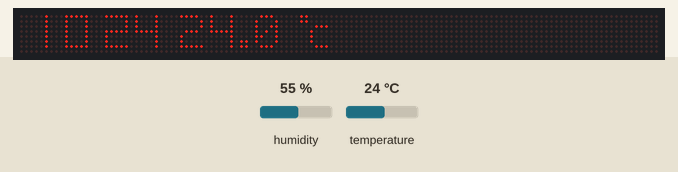
Recording of a sketch running on a simulated Arduino Uno, built with avr-gcc and run on an emulated ATmega328P. On the bench: 128×8 LED matrix. Inputs (shaded band) come from the test bench; at power-on: humidity 55 %, temperature 24 °C. The local clock reads 2024-03-15 10:24:30 at power-on unless the sketch sets it.

Above: at 4.04 s.
4.1 s: humidity set to 40 %
At 6.59 s:
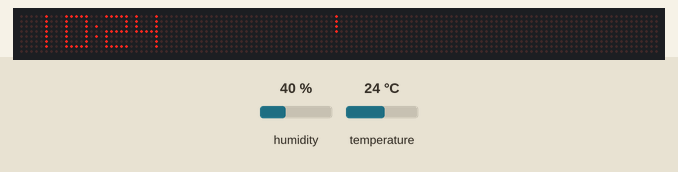
17.7 s: temperature set to 12 °C
At 22.86 s:
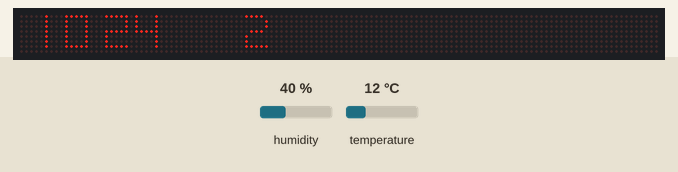
24.1 s: humidity set to 68 %
At 28.73 s:
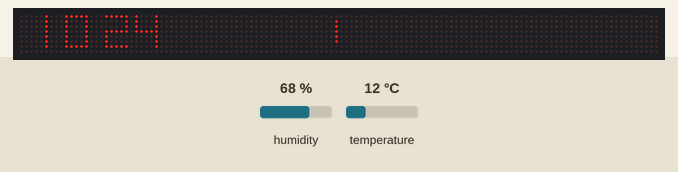

The sketch:

Reloj_temp_bt.ino
```cpp
#include <SoftwareSerial.h>
SoftwareSerial bt(3, 4);

// Header file includes
#include <MD_Parola.h>
#include <MD_MAX72xx.h>
#include <SPI.h>

#include "Font_Data.h"

#define USE_DS1307 1

// Define the number of devices we have in the chain and the hardware interface
// NOTE: These pin numbers will probably not work with your hardware and may
// need to be adapted
#define HARDWARE_TYPE MD_MAX72XX::FC16_HW
#define MAX_DEVICES 16

#define CLK_PIN   13
#define DATA_PIN  11
#define CS_PIN    10


#include <DHT.h> //"DHT.h"
#define DHTPIN 2 //Conectamos el Sensor al pin digital 2
#define DHTTYPE DHT11
DHT dht(DHTPIN, DHTTYPE);


#if USE_DS1307
#include <MD_DS1307.h>
#include <Wire.h>
#endif

// Hardware SPI connection
MD_Parola P = MD_Parola(HARDWARE_TYPE, CS_PIN, MAX_DEVICES);
// Arbitrary output pins
// MD_Parola P = MD_Parola(HARDWARE_TYPE, DATA_PIN, CLK_PIN, CS_PIN, MAX_DEVICES);

#define SPEED_TIME  75
#define PAUSE_TIME  0

#define MAX_MESG  50

// Scrolling parameters

uint8_t scrollSpeed = 40;    // default frame delay value
textEffect_t scrollEffect = PA_SCROLL_LEFT;
textPosition_t scrollAlign = PA_LEFT;
uint16_t scrollPause = 2; // in milliseconds

// Global message buffers shared by Serial and Scrolling functions
#define  BUF_SIZE  75
char curMessage[BUF_SIZE] = { "" };
char newMessage[BUF_SIZE] = { "" };
bool newMessageAvailable = true;


// Global variables
float temp;
float Humi;
char szTime[9];    // mm:ss\0
char szMesg[MAX_MESG+1] = "";

uint8_t degC[] = { 6, 3, 3, 56, 68, 68, 68 }; // Deg C
uint8_t degF[] = { 6, 3, 3, 124, 20, 20, 4 }; // Deg F

char *mon2str(uint8_t mon, char *psz, uint8_t len)
// Get a label from PROGMEM into a char array
{
  static const char str[][4] PROGMEM =
  {
    "Ene", "Feb", "Mar", "Abr", "May", "Jun",
    "Jul", "Ago", "Sep", "Oct", "Nov", "Dic"
  };

  *psz = '\0';
  mon--;
  if (mon < 12)
  {
    strncpy_P(psz, str[mon], len);
    psz[len] = '\0';
  }

  return(psz);
}

char *dow2str(uint8_t code, char *psz, uint8_t len)
{
  static const char str[][10] PROGMEM =
  {
    "Lunes", "Martes",
    "Miercoles", "Jueves", "Viernes", "Sabado", "Domingo",

  };

  *psz = '\0';
  code--;
  if (code < 7)
  {
    strncpy_P(psz, str[code], len);
    psz[len] = '\0';
  }

  return(psz);
}

void getTime(char *psz, bool f = true)
// Code for reading clock time
{
#if	USE_DS1307
  RTC.readTime();
  sprintf(psz, "%02d%c%02d", RTC.h, (f ? ':' : ' '), RTC.m);
#else
  uint16_t  h, m, s;

  s = millis()/1000;
  m = s/60;
  h = m/60;
  m %= 60;
  s %= 60;
  sprintf(psz, "%02d%c%02d", h, (f ? ':' : ' '), m);
#endif
}

void getDate(char *psz)
// Code for reading clock date
{
#if	USE_DS1307
  char  szBuf[10];

  RTC.readTime();
  sprintf(psz, "%d %s %04d", RTC.dd, mon2str(RTC.mm, szBuf, sizeof(szBuf)-1), RTC.yyyy);
#else
  strcpy(szMesg, "2 Nov 2019");
#endif
}

void readSerial(void)
{
  static char *cp = newMessage;

  while (bt.available())
  {
    *cp = (char)bt.read();
    if ((*cp == '\n') || (cp - newMessage >= BUF_SIZE-2)) // end of message character or full buffer
    {
      *cp = '\0'; // end the string
      // restart the index for next filling spree and flag we have a message waiting
      cp = newMessage;
      newMessageAvailable = true;
    }
    else  // move char pointer to next position
      cp++;
  }
}

void setup(void)
{
  bt.begin(9600);
  bt.print("\n[Parola Scrolling Display]\nType a message for the scrolling display\nEnd message line with a newline");

  P.displayText(curMessage, scrollAlign, scrollSpeed, scrollPause, scrollEffect, scrollEffect);
  P.begin(3);
  P.setInvert(false);

  P.setZone(0, 8, 11);
  P.setZone(1, 12, 15);
  P.setZone(2, 0, 7);
  P.setFont(1, numeric7Seg);

  P.displayZoneText(1, szTime, PA_CENTER, SPEED_TIME, PAUSE_TIME, PA_PRINT, PA_NO_EFFECT);
  P.displayZoneText(0, szMesg, PA_CENTER, SPEED_TIME, 0, PA_SCROLL_LEFT, PA_SCROLL_LEFT);
  P.displayZoneText(2, curMessage,  scrollAlign, scrollSpeed, scrollPause, scrollEffect, scrollEffect);

  P.addChar('$', degC);
  P.addChar('&', degF);

#if USE_DS1307
  RTC.control(DS1307_CLOCK_HALT, DS1307_OFF);
  RTC.control(DS1307_12H, DS1307_OFF);
#endif

  getTime(szTime);
}

void loop(void)
{

  static uint32_t lastTime = 0; // millis() memory
  static uint8_t  display = 0;  // current display mode
  static bool flasher = false;  // seconds passing flasher
  temp = dht.readTemperature();
  Humi = dht.readHumidity();
  P.displayAnimate();

  if (P.getZoneStatus(0))
  {
    switch (display)
    {
      case 0: // Temperature deg C
        P.setTextEffect(0, PA_OPENING, PA_SCROLL_UP_LEFT);
        display++;


        {
          dtostrf(temp, 3, 0, szMesg);
          strcat(szMesg, "$");

        }

        break;

      case 1: // Temperature deg F
        P.setTextEffect(0, PA_SCROLL_LEFT, PA_SCROLL_LEFT);
        display++;

        {
          dtostrf(temp, 3, 1, szMesg);
          strcat(szMesg, " $");
        }


        break;

      case 2: // Relative Humidity
        P.setTextEffect(0, PA_SCROLL_LEFT, PA_SCROLL_LEFT);
        display++;

        {
          dtostrf(Humi, 3, 0, szMesg);
          strcat(szMesg, "% RH");
        }

        break;

      case 3: // day of week
        P.setTextEffect(0, PA_SCROLL_LEFT, PA_SCROLL_LEFT);
        display++;
#if	USE_DS1307
        dow2str(RTC.dow, szMesg, MAX_MESG);
#else
        dow2str(4, szMesg, MAX_MESG);
#endif
        break;

      default:  // Calendar
        P.setTextEffect(0, PA_SCROLL_LEFT, PA_SCROLL_LEFT);
        display = 0;
        getDate(szMesg);
        break;
    }
     if (P.displayAnimate())
     {
      if (bt.available())

    bt.write(bt.read());

    if (newMessageAvailable)
    {
      strcpy(curMessage, newMessage);
      newMessageAvailable = false;
    }

    P.displayReset();
  }
  readSerial();
  // Finally, adjust the time string if we have to
  if (millis() - lastTime >= 1000)
  {
    lastTime = millis();
    getTime(szTime, flasher);
    flasher = !flasher;

    P.displayReset();
  }
 }
}
```

Font_Data.h
```cpp
// Data file for user example user defined fonts
#ifndef FONTDATA_H
#define FONTDATA_H

MD_MAX72XX::fontType_t numeric7Seg[] PROGMEM =
{
	0,		// 0
	0,		// 1
	0,		// 2
	0,		// 3
	0,		// 4
	0,		// 5
	0,		// 6
	0,		// 7
	0,		// 8
	0,		// 9
	0,		// 10
	0,		// 11
	0,		// 12
	0,		// 13
	0,		// 14
	0,		// 15
	0,		// 16
	0,		// 17
	0,		// 18
	0,		// 19
	0,		// 20
	0,		// 21
	0,		// 22
	0,		// 23
	0,		// 24
	0,		// 25
	0,		// 26
	0,		// 27
	0,		// 28
	0,		// 29
	0,		// 30
	0,		// 31
	1, 0,		// 32 - 'Space'
	0,		// 33 - '!'
	0,		// 34 - '"'
	0,		// 35 - '#'
	0,  	// 36 - '$'
	0,		// 37 - '%'
	0,		// 38 - '&'
	0,		// 39 - '''
	0,		// 40 - '('
	0,		// 41 - ')'
	0,		// 42 - '*'
	0,		// 43 - '+'
	0,		// 44 - ','
	0,		// 45 - '-'
	1, 64,		// 46 - '.'
	0,		// 47 - '/'
	5, 127, 65, 65, 65, 127,	// 48 - '0'
	5, 0, 0, 127, 0, 0,			// 49 - '1'
	5, 121, 73, 73, 73, 79,		// 50 - '2'
	5, 73, 73, 73, 73, 127,		// 51 - '3'
	5, 15, 8, 8, 8, 127,		// 52 - '4'
	5, 79, 73, 73, 73, 121,		// 53 - '5'
	5, 127, 73, 73, 73, 121,	// 54 - '6'
	5, 1, 1, 1, 1, 127, 		// 55 - '7'
	5, 127, 73, 73, 73, 127,	// 56 - '8'
	5, 79, 73, 73, 73, 127, 	// 57 - '9'
	1, 20,		// 58 - ':'
	0,		// 59 - ';'
	0,		// 60 - '<'
	0,		// 61 - '='
	0,		// 62 - '>'
	0,		// 63 - '?'
	0,		// 64 - '@'
	5, 127, 9, 9, 9, 127,		// 65 - 'A'
	5, 127, 73, 73, 73, 54,		// 66 - 'B'
	5, 127, 65, 65, 65, 65,		// 67 - 'C'
	5, 127, 65, 65, 65, 62,		// 68 - 'D'
	5, 127, 73, 73, 73, 73,		// 69 - 'E'
	5, 127, 9, 9, 9, 9,			// 70 - 'F'
	0,		// 71 - 'G'
	0,		// 72 - 'H'
	0,		// 73 - 'I'
	0,		// 74 - 'J'
	0,		// 75 - 'K'
	0,		// 76 - 'L'
	0,		// 77 - 'M'
	0,		// 78 - 'N'
	0,		// 79 - 'O'
	0,		// 80 - 'P'
	0,		// 81 - 'Q'
	0,		// 82 - 'R'
	0,		// 83 - 'S'
	0,		// 84 - 'T'
	0,		// 85 - 'U'
	0,		// 86 - 'V'
	0,		// 87 - 'W'
	0,		// 88 - 'X'
	0,		// 89 - 'Y'
	0,		// 90 - 'Z'
	0,		// 91 - '['
	0,		// 92 - '\'
	0,		// 93 - ']'
	0,		// 94 - '^'
	0,		// 95 - '_'
	0,		// 96 - '`'
	5, 127, 9, 9, 9, 127,		// 97 - 'a'
	5, 127, 73, 73, 73, 54,		// 98 - 'b'
	5, 127, 65, 65, 65, 65,		// 99 - 'c'
	5, 127, 65, 65, 65, 62,		// 100 - 'd'
	5, 127, 73, 73, 73, 73,		// 101 - 'e'
	5, 127, 9, 9, 9, 9, 		// 102 - 'f'
	0,		// 103 - 'g'
	0,		// 104 - 'h'
	0,		// 105 - 'i'
	0,		// 106 - 'j'
	0,		// 107 - 'k'
	0,		// 108 - 'l'
	0,		// 109 - 'm'
	0,		// 110 - 'n'
	0,		// 111 - 'o'
	0,		// 112 - 'p'
	0,		// 113 - 'q'
	0,		// 114 - 'r'
	0,		// 115 - 's'
	0,		// 116 - 't'
	0,		// 117 - 'u'
	0,		// 118 - 'v'
	0,		// 119 - 'w'
	0,		// 120 - 'x'
	0,		// 121 - 'y'
	0,		// 122 - 'z'
	0,		// 123 - '{'
	1, 127,		// 124 - '|'
	0,		// 125
	0,		// 126
	0,		// 127
	0,		// 128
	0,		// 129
	0,		// 130
	0,		// 131
	0,		// 132
	0,		// 133
	0,		// 134
	0,		// 135
	0,		// 136
	0,		// 137
	0,		// 138
	0,		// 139
	0,		// 140
	0,		// 141
	0,		// 142
	0,		// 143
	0,		// 144
	0,		// 145
	0,		// 146
	0,		// 147
	0,		// 148
	0,		// 149
	0,		// 150
	0,		// 151
	0,		// 152
	0,		// 153
	0,		// 154
	0,		// 155
	0,		// 156
	0,		// 157
	0,		// 158
	0,		// 159
	0,		// 160
	0,		// 161
	0,		// 162
	0,		// 163
	0,		// 164
	0,		// 165
	0,		// 166
	0,		// 167
	0,		// 168
	0,		// 169
	0,		// 170
	0,		// 171
	0,		// 172
	0,		// 173
	0,		// 174
	0,		// 175
	0,		// 176
	0,		// 177
	0,		// 178
	0,		// 179
	0,		// 180
	0,		// 181
	0,		// 182
	0,		// 183
	0,		// 184
	0,		// 185
	0,		// 186
	0,		// 187
	0,		// 188
	0,		// 189
	0,		// 190
	0,		// 191
	0,		// 192
	0,		// 193
	0,		// 194
	0,		// 195
	0,		// 196
	0,		// 197
	0,		// 198
	0,		// 199
	0,		// 200
	0,		// 201
	0,		// 202
	0,		// 203
	0,		// 204
	0,		// 205
	0,		// 206
	0,		// 207
	0,		// 208
	0,		// 209
	0,		// 210
	0,		// 211
	0,		// 212
	0,		// 213
	0,		// 214
	0,		// 215
	0,		// 216
	0,		// 217
	0,		// 218
	0,		// 219
	0,		// 220
	0,		// 221
	0,		// 222
	0,		// 223
	0,		// 224
	0,		// 225
	0,		// 226
	0,		// 227
	0,		// 228
	0,		// 229
	0,		// 230
	0,		// 231
	0,		// 232
	0,		// 233
	0,		// 234
	0,		// 235
	0,		// 236
	0,		// 237
	0,		// 238
	0,		// 239
	0,		// 240
	0,		// 241
	0,		// 242
	0,		// 243
	0,		// 244
	0,		// 245
	0,		// 246
	0,		// 247
	0,		// 248
	0,		// 249
	0,		// 250
	0,		// 251
	0,		// 252
	0,		// 253
	0,		// 254
	0,		// 255
};

#endif
```
